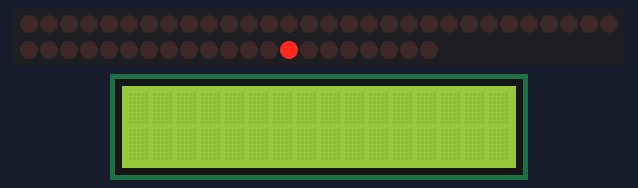
Bench run of a sketch on a simulated Arduino Uno, built with avr-gcc and run on an emulated ATmega328P. Shown: 51 shift-register outputs drawn as a row of LEDs (first output left, lit = HIGH), 16×2 character LCD. Wiring (inferred from the names in the program): 7 × shift register (74HC595): data pin 4; shift clock pin 3; latch pin 2; shift register (74HC595): data pin 5; shift clock pin 7; latch pin 6. Wiring (inferred from the signals the program sends): character LCD (HD44780): RS Q36; E Q0; data Q39, Q40, Q41, Q42; row of LEDs: on Q0, Q1, Q2, Q3, Q4, Q5, Q6, Q7, Q8, Q9, Q10, Q11, Q12, Q13, Q14, Q15, Q16, Q17, Q18, Q19, Q20, Q21, Q22, Q23, Q24, Q25, Q26, Q27, Q28, Q29, Q30, Q31, Q32, Q33, Q34, Q35, Q37, Q38, Q43, Q44, Q45, Q46, Q47, Q48, Q49, Q50, Q51, Q52, Q53, Q54, Q55. The character LCD is taken to start in 4-bit mode.

Above: at 0.2 s.
At 4.0 s:
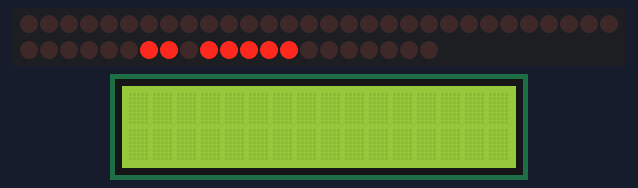
At 8.9 s:
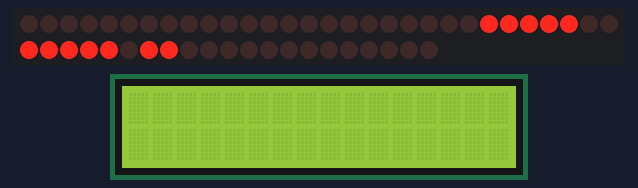
At 16.4 s:
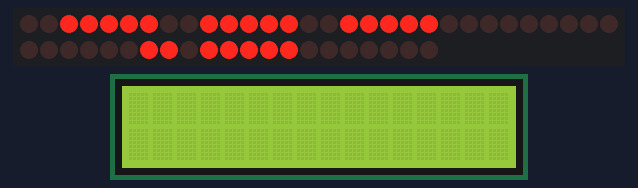
At 21.3 s:
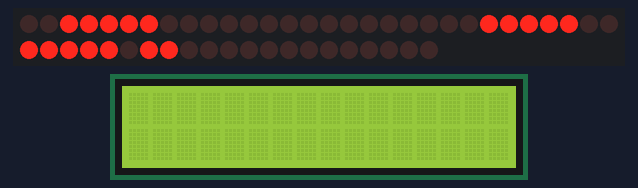
At 35.1 s:
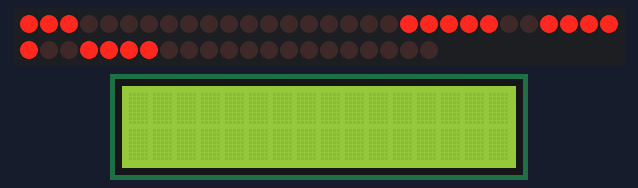

The sketch:

Scrolling_Text_Display_Using_Arduino.ino
```cpp
char msg[] ="RAM  ";//t here.
int scrollspeed=40;//Set the scroll speed (lower=faster)

int x;
int y;

//Columns
int clockPin1 = 3; //Arduino pin connected to Clock Pin 11 of 74HC595
int latchPin1 = 2; //Arduino pin connected to Latch Pin 12 of 74HC595
int dataPin1 = 4;  //Arduino pin connected to Data Pin 14 of 74HC595

//Rows
int clockPin2 = 7; //Arduino pin connected to Clock Pin 11 of 74HC595
int latchPin2 = 6; //Arduino pin connected to Latch Pin 12 of 74HC595
int dataPin2 = 5;  //Arduino pin connected to Data Pin 14 of 74HC595

//BITMAP
//Bits in this array represents one LED of the matrix
// 8 is # of rows, 6 is # of LED matrices
byte bitmap[8][7];

int numZones = sizeof(bitmap) / 8; // One Zone refers to one 8 x 8 Matrix ( Group of 8 columns)
int maxZoneIndex = numZones-1;
int numCols = numZones * 8;

//FONT DEFENITION
byte alphabets[][8] = {
 {0,0,0,0,0},//@ as SPACE
 //{8,28,54,99,65},//<<
 {31, 36, 68, 36, 31},//A
 {127, 73, 73, 73, 54},//B
 {62, 65, 65, 65, 34},//C
 {127, 65, 65, 34, 28},//D
 {127, 73, 73, 65, 65},//E
 {127, 72, 72, 72, 64},//F
 {62, 65, 65, 69, 38},//G
 {127, 8, 8, 8, 127},//H
 {0, 65, 127, 65, 0},//I
 {2, 1, 1, 1, 126},//J
 {127, 8, 20, 34, 65},//K
 {127, 1, 1, 1, 1},//L
 {127, 32, 16, 32, 127},//M
 {127, 32, 16, 8, 127},//N
 {62, 65, 65, 65, 62},//O
 {127, 72, 72, 72, 48},//P
 {62, 65, 69, 66, 61},//Q
 {127, 72, 76, 74, 49},//R
 {50, 73, 73, 73, 38},//S
 {64, 64, 127, 64, 64},//T
 {126, 1, 1, 1, 126},//U
 {124, 2, 1, 2, 124},//V
 {126, 1, 6, 1, 126},//W
 {99, 20, 8, 20, 99},//X
 {96, 16, 15, 16, 96},//Y
 {67, 69, 73, 81, 97},//Z
};

void setup() {
 pinMode(latchPin1, OUTPUT);
 pinMode(clockPin1, OUTPUT);
 pinMode(dataPin1, OUTPUT);

 pinMode(latchPin2, OUTPUT);
 pinMode(clockPin2, OUTPUT);
 pinMode(dataPin2, OUTPUT);

 //Clear bitmap
 for (int row = 0; row < 8; row++) {
   for (int zone = 0; zone <= maxZoneIndex; zone++) {
     bitmap[row][zone] = 0;
   }
 }
}

//FUNCTIONS
// Displays bitmap array in the matrix
void RefreshDisplay()
{
 for (int row = 0; row < 8; row++) {
   int rowbit = 1 << row;
   digitalWrite(latchPin2, LOW);//Hold latchPin LOW for transmitting data
   shiftOut(dataPin2, clockPin2, MSBFIRST, rowbit);   //Transmit data

   //Start sending column bytes
   digitalWrite(latchPin1, LOW);//Hold latchPin LOW for transmitting data

   //Shift out to each matrix
   for (int zone = maxZoneIndex; zone >= 0; zone--)
   {
     shiftOut(dataPin1, clockPin1, MSBFIRST, bitmap[row][zone]);
   }

   //flip both latches at once to eliminate flicker
   digitalWrite(latchPin1, HIGH);//Return the latch pin 1 high to signal chip
   digitalWrite(latchPin2, HIGH);//Return the latch pin 2 high to signal chip

   //Wait
   delayMicroseconds(300);
 }
}

// Converts row and colum to bitmap bit and turn it off/on
void Plot(int col, int row, bool isOn)
{
 int zone = col / 8;
 int colBitIndex = x % 8;
 byte colBit = 1 << colBitIndex;
 if (isOn)
   bitmap[row][zone] =  bitmap[y][zone] | colBit;
 else
   bitmap[row][zone] =  bitmap[y][zone] & (~colBit);
}
// Plot each character of the message one column at a time, updated the display, shift bitmap left.
void XProcess()
{
 for (int charIndex=0; charIndex < (sizeof(msg)-1); charIndex++)
 {
   int alphabetIndex = msg[charIndex] - '@';
   if (alphabetIndex < 0) alphabetIndex=0;

   //Draw one character of the message
   // Each character is 5 columns wide, loop two more times to create 2 pixel space betwen characters
   for (int col = 0; col < 7; col++)
   {
     for (int row = 0; row < 8; row++)
     {
       // Set the pixel to what the alphabet say for columns 0 thru 4, but always leave columns 5 and 6 blank.
       bool isOn = 0;
       if (col<5) isOn = bitRead( alphabets[alphabetIndex][col], 7-row ) == 1;
       Plot( numCols-1, row, isOn); //Draw on the rightmost column, the shift loop below will scroll it leftward.
     }
     for (int refreshCount=0; refreshCount < scrollspeed; refreshCount++)
       RefreshDisplay();
     //Shift the bitmap one column to left
     for (int row=0; row<8; row++)
     {
       for (int zone=0; zone < numZones; zone++)
       {
         //This right shift would show as a left scroll on display because leftmost column is represented by least significant bit of the byte.
         bitmap[row][zone] = bitmap[row][zone] >> 1;
         // Shift over lowest bit from the next zone as highest bit of this zone.
         if (zone < maxZoneIndex) bitWrite(bitmap[row][zone], 7, bitRead(bitmap[row][zone+1],0));
       }
     }
   }
 }
}
void loop() {
 XProcess();
}
```

Measured:
- what the display in image 1 shows lasts 0.7 s, from 3.9 s to 4.6 s
- what the display in image 2 shows lasts 0.6 s, from 8.9 s to 9.5 s
